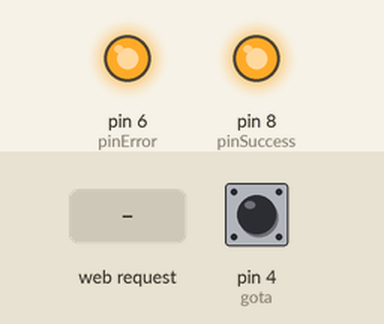
Recording of a sketch running on a simulated Arduino Uno, built for the host (arithmetic inside an expression is 32-bit, double 64-bit). On the bench: output pins drawn as LEDs (lit = HIGH). The test bench sets the inputs (shaded band); at power-on: pin 4 (gota) LOW. WiFi joins after 1.5 s; servers stay silent unless stated; what the sketch prints to the serial monitor is not drawn.

Above: at 0.1 s.
At 2.7 s:
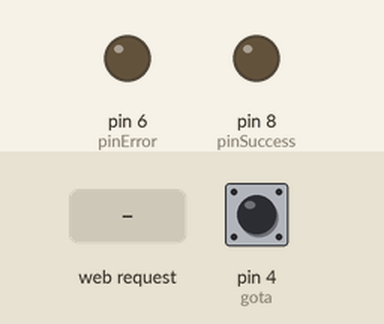
2.8 s: HTTP request GET /mover received
4.3 s: pin 4 (gota) driven HIGH
6.0 s: pin 4 (gota) pulsed LOW 2 times (0.12 s each, 0.3 s apart)
8.1 s: pin 4 (gota) pulsed LOW 5 times (0.12 s each, 0.3 s apart)
Timing chart, 0 to 11.1 s (numbered marks = the images above; inputs shaded):
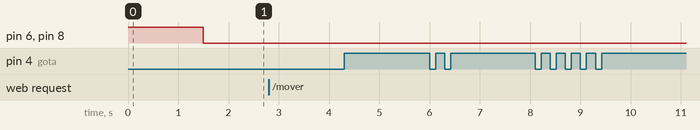

Measured:
- after the input at 4.3 s, every drawn part: stays the same
- after the input at 6.0 s, every drawn part: stays the same
- after the input at 8.1 s, every drawn part: stays the same

The sketch:

ArduinoWebServer.ino
```cpp
#include <Servo.h>
#include <SPI.h>
#include <Ethernet.h>

//Declaracion de servidor web
EthernetServer server(80);

//Almacenamiento de datos de la URL
String valParams[4];
String nameParams[4];
String request="";
String url="";
String action="";

//Pulso y Timers para obtener medicion de gotas por minuto (GPMM)
unsigned long time1;
unsigned long time2;
int gota = 4;//Pin donde se recibe el pulso de goteo

//Datos para comunicacion con aplicacion
int GPM = 0;
int GPMM = 0;
int servoDegrees = 0;
int autoControl = 0;
boolean flag = true; //Bandera marca inicio y fin de señal de una gota

/*PINS INDICADORES*/
int pinError = 6;
int pinSuccess = 8;
bool isErrorOn = false;
bool isSuccessOn = false;

void setup() {
  pinMode(pinError,OUTPUT);
  pinMode(pinSuccess,OUTPUT);

  //Se indica incializacion de servidor (error = 1, succes = 1)
  digitalWrite(pinError, HIGH);
  digitalWrite(pinSuccess, HIGH);

  pinMode(gota,INPUT);//Se indica el pin donde se recibira la señal de goteo del PLC
  time1 = millis();//Toma tiempo inicial de referencia para medir goteo
  Serial.begin(9600); //Inicia conexion usb
  byte mac[] = { 0xDE, 0xAD, 0xBE, 0xEF, 0xFE, 0xED };

  //Configuracion LAGUNA DEL MAR
  /*byte ip[] = { 10, 10, 100, 34};
  byte dns[] = { 10, 10, 100, 253};
  byte gateway[] = { 10, 10, 100, 253};
  byte subnet[] = { 255, 255, 255, 0};
  Serial.println("STATIC IP TEST");
  Ethernet.begin(mac, ip, dns, gateway, subnet);//Inicia conexion con ethernet shield*/

  /*Conexion de Server a la red obteniendo IP por DHCP*/
  Serial.println("DYN IP Connecting");//Imprime ip del servidor ethernet
  Ethernet.begin(mac);//Inicia conexion con ethernet shield*/

  /*Serial.println("STATIC IP TEST");//Imprime ip del servidor ethernet
  Ethernet.begin(mac, ip);//Inicia conexion con ethernet shield*/

  server.begin();//inicia server ethernet
  String ipServer = ipAdressToString(Ethernet.localIP());
  if(ipServer == "0.0.0.0"){
    //Se indica error para adquirir IP (error = 1, succes = 0)
    digitalWrite(pinError, HIGH);
    digitalWrite(pinSuccess, LOW);
  }else{
    //Se indica fin de inicializacion (error = 0, succes = 0)
    digitalWrite(pinError, LOW);
    digitalWrite(pinSuccess, LOW);
  }
  Serial.println(ipServer);//Imprime ip del servidor ethernet
}

void loop() {
  //Reiniciar indicadores LED
  if(isSuccessOn){
    digitalWrite(pinSuccess, LOW);
    isSuccessOn = false;
  }

  EthernetClient client = server.available();
  // an http request ends with a blank line
  boolean currentLineIsBlank = true;

  if (client) { //Si el cliente se conecto
    action = "";
    while (client.connected()) { //Y mientras se encuentre conectado
      if (client.available()) { //Si hay un dato entrando por el socket
        //Se lee el request caracter por caracter
        char c = client.read();
        request+=c;

        if (c == '\n' && currentLineIsBlank) {//Si Se tomo todo el request del explorador
          url=getURL();//Se aisla la url
          separateURL(url);//Se toma la accion y los parametros
          action=getValByName("action");

          client.println("HTTP/1.1 200 OK");
          client.println("Content-Type: application/json;charset=utf-8");
          client.println();
          //Recibe datos para girar
          if(action=="mover"){
            autoControl = getValByName("autoControl").toInt();
            if(autoControl==1)
              GPM = getValByName("GPM").toInt();
            else
              servoDegrees = getValByName("servoDegrees").toInt();
          }

          String dataToSend = "{GPM:"+String(GPM)+",servoDegrees:"+String(servoDegrees)+",GPMM:"+String(GPMM)+",autoControl:"+String(autoControl)+"}";
          //Serial.println(dataToSend);
          client.println(dataToSend);

          //Se indica que se respondio a un cliente con informacion
          digitalWrite(pinSuccess, HIGH);
          isSuccessOn = true;

          break;
        }//Fin de acciones al tomar URL

        if (c == '\n') {
          // you're starting a new line
          currentLineIsBlank = true;
        } else if (c != '\r') {
          // you've gotten a character on the current line
          currentLineIsBlank = false;
        }
      }//Fin Si hay dato en socket
    }//Fin mientras esta conectado
    request="";//Se resetea el request

    // Tiempo para que el browser reciba el response
    delay(1);
    // Cierra conexion
    client.stop();
  }//Fin de conexion del cliente

  /***ALGORITMO PARA MEDICION DE GOTEO***/
  //Se detecta la caida de una gota, mientras la señal sea alta, la bandera flag se levanta
  // y el hilo no entrara a este bloque, esto evita contar la misma gota mas de una vez.
  if(digitalRead(gota) == HIGH && flag){
    flag = false;

    time2 = millis();//Se toma el tiempo actual como un nuevo tiempo
    if(time2>time1){//Evita divisiones entre cero o numeros negativos
      //SE OBTIENE LA MEDICION DE GPM,
      //Se mide cuantas veces el intervalo de tiempo entre gota y gota cabe dentro de 60mil ms. (1min)
      GPMM = 60000 / (time2 - time1 - 1); //La resta de tiempos representa el intervalo entre gota y gota
    }
    time1=time2;//Se guarda el tiempo anterior
  }

  //Solamente se baja la bandera cuando se detecte una transicion
  //que indica que la gota ha dejado de pasar por el sensor,
  //lo que permitira sensar una nueva gota
  if(digitalRead(gota) == LOW && !flag){
    flag = true;
  }

  //Enviando al receptor XBEE para girar el motor de la valvula
  sendStartOrEnd(true);
  sendIntByBytes(GPM);
  sendIntByBytes(GPMM);
  sendIntByBytes(servoDegrees);
  sendIntByBytes(autoControl);
//  sendStartOrEnd(false);

}//Fin loop

//Para optimizar la velocidad de la comunicacion al XBEE receptor,
//se envia el numero de 16bits en 2 bytes separados
void sendIntByBytes(int number){
  uint16_t num = number;
  uint16_t mask   = B11111111;          // 0000 0000 1111 1111
  uint8_t first_half   = number >> 8;   // >>>> >>>> 0001 0110
  uint8_t sencond_half = number & mask; // ____ ____ 0100 0111

  Serial.write(first_half);
  Serial.write(sencond_half);
}

//Send start or end (true or false) to mark the beginnig or end of transmission
void sendStartOrEnd(bool startEnd){
  char charToSend=startEnd?'{':'}';
  Serial.write(charToSend);
}

//Parsea la solicitud HTTP para tomar la URL solicitada al servidor
String getURL(){
  String startStr="GET /";
  String endStr="HTTP/";
  int startIdx = request.indexOf(startStr)+startStr.length();
  int endIdx = request.indexOf("HTTP/")-1;
  url = request.substring(startIdx,endIdx);
  return url;
}

//Cuenta la cantidad de Get params contando el char '='
int numberOfVarsInUrl(String url){
  int noVars=0;
  for(int c=0;c<url.length();c++)
    if(url[c]=='=')
      noVars++;

  return noVars;
}

//Regresa un arreglo de Strings con action y params separados
void separateURL(String url){
  String action="";
  int c=1;
  //Si es URL con parametros GET
  if(url.indexOf('?')>=0){
    action = url.substring(0,url.indexOf('?'));
    String params = url.substring(url.indexOf('?')+1);
    int noVars=numberOfVarsInUrl(url);
    String val="";
    String nameParam="";
    while(true){
      //Processing get parameters
      val = params.substring(0,params.indexOf('&')).substring(params.indexOf('=')+1);
      nameParam = params.substring(0,params.indexOf('&')).substring(0,params.indexOf('='));
      valParams[c] = val;
      nameParams[c] = nameParam;
      c++;

      if(params.indexOf('&')!=-1)
        params = params.substring(params.indexOf('&')+1);
      else
        break;
    }
  }
  valParams[0] = action;
  nameParams[0] = "action";
}

//Dada la cadena de parametros get del la URL,
//se aisla el valor de la variable indicada por el argumento valName
String getValByName(String valName){
  String result="";
  for(int c=0;c<4;c++){
    if(nameParams[c]==valName){
      result = valParams[c];
      break;
    }
  }
  return result;
}

//Convierte la IP obtenida por la inicializacion del servidor en valor en string
String ipAdressToString(IPAddress address)
{
   return String(address[0]) + "." +
        String(address[1]) + "." +
        String(address[2]) + "." +
        String(address[3]);
}
```
